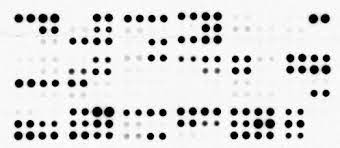
#> input picture test_dots.jpeg, 340 x 148 px
$ python 'Cytokine array quantification.py'
#> lines starting #> are read from the running program, lines starting #| are printed output that depends on the picture; after the words box and inside, x2 and y2 are one past the last pixel; in counts of white or black regions, pixels touching at a corner belong together
#!/usr/bin/env python
# coding: utf-8

# In[7]:


import cv2
import numpy as np
import pandas as pd
import sys
import matplotlib.pyplot as plt
from skimage import restoration
from sklearn.cluster import KMeans
from sklearn.linear_model import RANSACRegressor


np.set_printoptions(threshold=sys.maxsize)


# In[8]:


## Helper funcions
def load_and_convert_image(image_path):
    """Load image and convert to grayscale"""
#> called with image_path = './test_dots.jpeg'
    img = cv2.imread(image_path, cv2.IMREAD_GRAYSCALE)
#> img is the input picture: shape (148, 340); min 0, max 255, mean 220
    if img is None:
        raise ValueError("Image not found or could not be loaded. Check the file path.")
    print(f"Image loaded successfully. Shape: {img.shape}, dtype: {img.dtype}")
#| Image loaded successfully. Shape: (148, 340), dtype: uint8
    return img

def invert_image(img):
    """Invert image colors"""
    img_inv = cv2.bitwise_not(img)
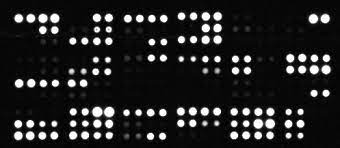
#> img_inv: shape (148, 340); min 0, max 255, mean 35
    return img_inv

def apply_blur(img, kernel_size=(3,3)):
    """Apply blur to image"""
#> called with kernel_size = (3, 3)
    return cv2.blur(img, kernel_size)
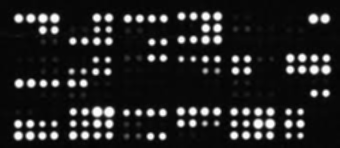
#> returned value: shape (148, 340); min 1, max 255, mean 35

def subtract_background(img, radius=25):
    """Subtract background using rolling ball algorithm"""
#> called with radius = 25
    background = restoration.rolling_ball(img, radius=radius)
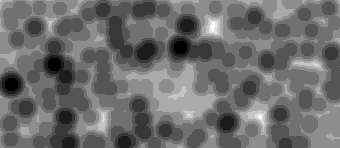
#> background: shape (148, 340); min 1, max 10, mean 4.83; drawn with min black and max white
    return img - background

def apply_thresholding(img, dot_diameter):
    """Apply adaptive thresholding to binarize image"""
#> called with dot_diameter = 10
    block_size = int(dot_diameter * 2) + 1  # Ensure odd number
    return cv2.adaptiveThreshold(img, 255,
                               cv2.ADAPTIVE_THRESH_GAUSSIAN_C,
                               cv2.THRESH_BINARY, block_size, 2)
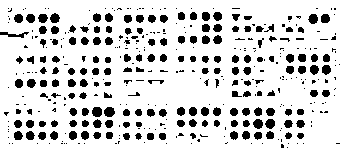
#> returned value: shape (148, 340); 83.4% white; 407 black regions (235 under 20 px), largest, box (x1, y1, x2, y2) and area: (104, 107, 115, 117) 87, (92, 107, 102, 117) 85, (0, 32, 29, 38) 84

def apply_morphological_cleanup(thresh_img):
    """Clean up image using morphological operations"""
    kernel = cv2.getStructuringElement(cv2.MORPH_ELLIPSE, (5,5))
    return cv2.morphologyEx(thresh_img, cv2.MORPH_CLOSE, kernel)
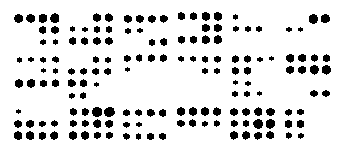
#> returned value: shape (148, 340); 87.4% white; 154 black regions (8 under 20 px), largest, box (x1, y1, x2, y2) and area: (104, 107, 115, 117) 85, (92, 107, 102, 117) 82, (253, 119, 263, 129) 75

def show_image(img, title="Image", cmap='gray', figsize=(8, 8)):
    """Helper function to display an image"""
    plt.figure(figsize=figsize)
    plt.imshow(img, cmap=cmap)
    plt.title(title)
    plt.axis('off')
    plt.show()

def create_results_dataframe(results):
    """Create and normalize results dataframe"""
    df = pd.DataFrame(results)
    if len(df) > 0:
        df['normalized_density'] = df.integrated_density / df.integrated_density.max()
    else:
        df['normalized_density'] = np.nan
    return df


# In[9]:


## Grid Detection Functions
def detect_grid_lines(binary_img, expected_rows=14, expected_cols=26, min_distance=8, smoothing_window=5, regularize_peaks=False, debug=False):
    """
    Detect grid lines using projection profiles

    Parameters:
    -----------
    binary_img : numpy.ndarray
        Binary image with dots (white) on background (black)
    expected_rows : int
        Expected number of rows in the grid
    expected_cols : int
        Expected number of columns in the grid
    min_distance : int
        Minimum distance between peaks (grid lines)
    smoothing_window : int
        Window sie for smoothing projection profiles
    debug : bool
        If True, show debug visualizations

    Returns:
    --------
    row_peaks : numpy.ndarray
        Y-coordinates of detected row centers
    col_peaks : numpy.ndarray
        X-coordinates of detected column centers
    """
#> called with expected_rows = 11, expected_cols = 25, min_distance = 8, smoothing_window = 5, regularize_peaks = False, debug = True
    # Calculate projection profiles
    row_profile = np.sum(binary_img, axis=1)  # Sum across rows (horizontal projection)
#> row_profile = 148 values, max 86700 at index 0, min 48960 at index 112, mean 75736.7
    col_profile = np.sum(binary_img, axis=0)  # Sum across columns (vertical projection)
#> col_profile = 340 values, max 37740 at index 0, min 20655 at index 96, mean 32967.8

    # Smooth the profiles to reduce noise
    from scipy.signal import savgol_filter
    if len(row_profile) > smoothing_window:
        row_profile_smooth = savgol_filter(row_profile, smoothing_window, 3)
#> row_profile_smooth = 148 values, max 87355.7 at index 118, min 48537.4 at index 111, mean 75736.7
        col_profile_smooth = savgol_filter(col_profile, smoothing_window, 3)
#> col_profile_smooth = 340 values, max 38264.6 at index 78, min 21310.7 at index 96, mean 32967.8
    else:
        row_profile_smooth = row_profile
        col_profile_smooth = col_profile

    # Detect peaks in the profiles
    from scipy.signal import find_peaks
    row_peaks, _ = find_peaks(row_profile_smooth, distance=min_distance)
#> row_peaks = [10, 24, 34, 52, 63, 75, 88, 105, 118, 129, 141]
    col_peaks, _ = find_peaks(col_profile_smooth, distance=min_distance)
#> col_peaks = 25 values from 12 to 332


    if regularize_peaks:
        row_peaks = regularize_peaks(row_peaks, expected_rows)
        col_peaks = regularize_peaks(col_peaks, expected_cols)

    # Ensure we have exactly the expected number of peaks
    row_peaks = np.sort(row_peaks)[:expected_rows]
    col_peaks = np.sort(col_peaks)[:expected_cols]


    # If too many or too few peaks are found, try adaptive thresholding
    if len(row_peaks) < expected_rows or len(row_peaks) > expected_rows * 1.5:
        # Sort peaks by prominence and take the top expected_rows
        row_peaks, properties = find_peaks(row_profile_smooth, distance=min_distance, height=0)
        if len(row_peaks) >= expected_rows:
            # Sort by peak height
            sorted_indices = np.argsort(-properties["peak_heights"])
            row_peaks = row_peaks[sorted_indices[:expected_rows]]
            row_peaks = np.sort(row_peaks)  # Sort by position again

    if len(col_peaks) < expected_cols or len(col_peaks) > expected_cols * 1.5:
        # Sort peaks by prominence and take the top expected_cols
        col_peaks, properties = find_peaks(col_profile_smooth, distance=min_distance, height=0)
        if len(col_peaks) >= expected_cols:
            # Sort by peak height
            sorted_indices = np.argsort(-properties["peak_heights"])
            col_peaks = col_peaks[sorted_indices[:expected_cols]]
            col_peaks = np.sort(col_peaks)  # Sort by position again


    if debug:
        fig, axs = plt.subplots(2, 2, figsize=(15, 10))

        # Show horizontal projection profile
        axs[0, 0].plot(row_profile)
        axs[0, 0].plot(row_profile_smooth, 'r-')
        axs[0, 0].plot(row_peaks, row_profile_smooth[row_peaks], 'go')
        axs[0, 0].set_title(f"Horizontal Projection (Detected {len(row_peaks)} rows)")
        axs[0, 0].set_xlabel("Row Index")
        axs[0, 0].set_ylabel("Sum of Pixels")

        # Show vertical projection profile
        axs[0, 1].plot(col_profile)
        axs[0, 1].plot(col_profile_smooth, 'r-')
        axs[0, 1].plot(col_peaks, col_profile_smooth[col_peaks], 'go')
        axs[0, 1].set_title(f"Vertical Projection (Detected {len(col_peaks)} columns)")
        axs[0, 1].set_xlabel("Column Index")
        axs[0, 1].set_ylabel("Sum of Pixels")

        # Show the image with row lines
        axs[1, 0].imshow(binary_img, cmap='gray')
        for peak in row_peaks:
            axs[1, 0].axhline(y=peak, color='r', linewidth=1)
#> this loop made 11 passes
#> peak on passes 1 to 8: 10, 24, 34, 52, 63, 75, 88, 105
        axs[1, 0].set_title("Detected Row Lines")

        # Show the image with column lines
        axs[1, 1].imshow(binary_img, cmap='gray')
        for peak in col_peaks:
            axs[1, 1].axvline(x=peak, color='b', linewidth=1)
#> this loop made 25 passes
#> peak on passes 1 to 8: 12, 24, 37, 48, 60, 78, 90, 102
        axs[1, 1].set_title("Detected Column Lines")

        plt.tight_layout()
        plt.show()
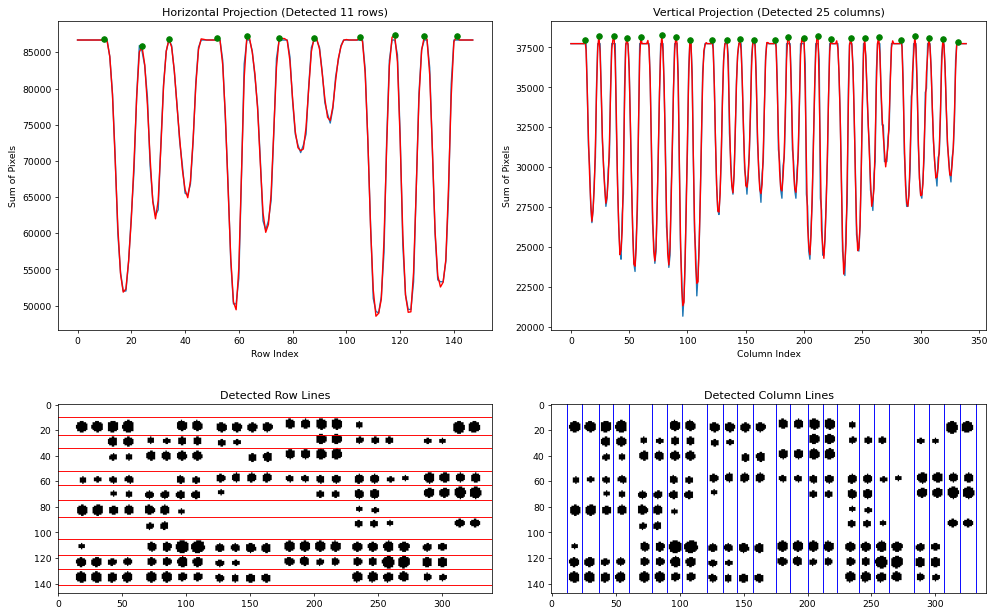
#> figure drawn by matplotlib, 4 panels; panel 1: curve peaks at x = 0, y = 86700; panel 1: curve peaks at x = 118, y = 87355.7; panel 1: curve peaks at x = 118, y = 87355.7; panel 2: curve peaks at x = 0, y = 37740


    return row_peaks, col_peaks

# [15 lines left out: function regularize_peaks, not called in this run]

def create_grid_from_peaks(row_peaks, col_peaks):
    """
    Create grid coordinates from detected row and column peaks

    Parameters:
    -----------
    row_peaks : numpy.ndarray
        Y-coordinates of detected rows
    col_peaks : numpy.ndarray
        X-coordinates of detected columns

    Returns:
    --------
    grid_coords : numpy.ndarray
        Array of shape (len(row_peaks)*len(col_peaks), 2) containing (x,y) coordinates
        of all grid points
    """
    # Create meshgrid from peak positions
    col_mesh, row_mesh = np.meshgrid(col_peaks, row_peaks)

    # Combine into grid coordinates
    grid_coords = np.column_stack((col_mesh.flatten(), row_mesh.flatten()))

    return grid_coords

# [53 lines left out: function fit_grid_to_dots, not called in this run]

def measure_grid_cell_intensities_by_gridlines(img_subtracted, row_peaks, col_peaks):
    """
    Measure intensities in grid cells where the grid lines themselves serve as boundaries

    Parameters:
    -----------
    img_subtracted : numpy.ndarray
        Background-subtracted image for intensity measurements
    row_peaks : numpy.ndarray
        Y-coordinates of detected row centers/grid lines
    col_peaks : numpy.ndarray
        X-coordinates of detected column centers/grid lines

    Returns:
    --------
    results : list of dict
        List of dictionaries containing cell measurements
    """
    results = []

    # We need at least 2 rows and 2 columns to form a cell
    if len(row_peaks) < 2 or len(col_peaks) < 2:
        return results

    # Measure intensity in each cell formed by four grid lines
    for row_idx in range(len(row_peaks) - 1):
        for col_idx in range(len(col_peaks) - 1):
            # Get cell boundaries directly from grid lines
            y1 = row_peaks[row_idx]     # top boundary = current row grid line
            y2 = row_peaks[row_idx + 1] # bottom boundary = next row grid line
            x1 = col_peaks[col_idx]     # left boundary = current column grid line
            x2 = col_peaks[col_idx + 1] # right boundary = next column grid line

            # Cell center is midpoint of the four grid lines
            x_center = (x1 + x2) // 2
            y_center = (y1 + y2) // 2

            # Extract cell region (the area between grid lines)
            cell_region = img_subtracted[y1:y2, x1:x2]

            # Skip if cell is empty (this shouldn't happen with valid grid lines)
            if cell_region.size == 0:
                continue

            # Calculate metrics
            integrated_density = np.sum(cell_region)
            mean_intensity = np.mean(cell_region)
            cell_area = cell_region.size

            # Store results - note the row/col indices are 1-based for consistency
            results.append({
                "row": row_idx + 1,
                "col": col_idx + 1,
                "x": x_center,
                "y": y_center,
                "x1": x1,
                "y1": y1,
                "x2": x2,
                "y2": y2,
                "integrated_density": integrated_density,
                "mean_intensity": mean_intensity,
                "cell_area": cell_area
            })

    return results


# In[ ]:


# In[10]:


## Visualization Functions
def visualize_grid_only(img_subtracted, row_peaks, col_peaks, line_thickness=1, figsize=(15, 15)):
    """
    Visualize just the grid lines overlaid on the background-subtracted image

    Parameters:
    -----------
    img_subtracted : numpy.ndarray
        Background-subtracted image
    row_peaks : numpy.ndarray
        Y-coordinates of row centers
    col_peaks : numpy.ndarray
        X-coordinates of column centers
    line_thickness : int
        Thickness of grid lines
    figsize : tuple
        Figure size for matplotlib display
    """
    # Make sure we're working with a copy to preserve the original
    img_for_display = img_subtracted.copy()

    # Convert to color image for overlaying white grid lines
    vis_img = cv2.cvtColor(img_for_display, cv2.COLOR_GRAY2BGR)

    # Draw grid lines directly on the image (white color)
    for y in row_peaks:
        cv2.line(vis_img, (0, int(y)), (vis_img.shape[1], int(y)), (255, 255, 255), line_thickness)

    for x in col_peaks:
        cv2.line(vis_img, (int(x), 0), (int(x), vis_img.shape[0]), (255, 255, 255), line_thickness)

    # Display the result using matplotlib
    plt.figure(figsize=figsize)
    plt.imshow(cv2.cvtColor(vis_img, cv2.COLOR_BGR2RGB))
    plt.title(f"Grid Lines ({len(row_peaks)}×{len(col_peaks)} grid)")
    plt.axis('off')
    plt.tight_layout()
    plt.show()

    return vis_img

def visualize_grid_with_values(img_subtracted, row_peaks, col_peaks, df, figsize=(30, 30)):
    """
    Visualize grid with integrated density values and proper labeling

    Parameters:
    -----------
    img_subtracted : numpy.ndarray
        Background-subtracted image
    row_peaks : numpy.ndarray
        Y-coordinates of row centers (including border)
    col_peaks : numpy.ndarray
        X-coordinates of column centers (including border)
    df : pandas.DataFrame
        DataFrame containing measurement results
    figsize : tuple
        Figure size for visualization
    """
    plt.figure(figsize=figsize)
    plt.imshow(img_subtracted, cmap='gray')

    # Draw grid lines through the centers (matching visualize_grid_only)
    for y in row_peaks:
        plt.axhline(y=y, color='white', alpha=0.7, linewidth=1)
    for x in col_peaks:
        plt.axvline(x=x, color='white', alpha=0.7, linewidth=1)

    # Annotate values with proper indexing
    for _, row in df.iterrows():
        try:
            # Convert 1-based indices to 0-based for array access
            row_idx = int(row['row']) - 1
            col_idx = int(row['col']) - 1

            # Check array bounds
            if row_idx < 0 or row_idx >= len(row_peaks) or col_idx < 0 or col_idx >= len(col_peaks):
                continue

            # Get cell center from the peaks arrays
            x_center = col_peaks[col_idx]
            y_center = row_peaks[row_idx]

            # Add annotation
            plt.text(x_center, y_center, f"{row['integrated_density']:.0f}",
                     color='yellow', fontsize=8, ha='center', va='center',
                     bbox=dict(facecolor='black', alpha=0.5, edgecolor='none', boxstyle='round,pad=0.2'))
        except (ValueError, KeyError, IndexError) as e:
            # Skip any problematic entries and print debug info
            print(f"Skipping label at row={row['row']}, col={row['col']}: {e}")
            continue

    # Add row labels (a-j)
    for i in range(min(10, len(row_peaks))):
        y = row_peaks[i]
        plt.text(-20, y, chr(97 + i),  # 97 = 'a' in ASCII
                 color='white', fontsize=12, ha='right', va='center')

    # Add column labels (1-24)
    for j in range(min(24, len(col_peaks))):
        x = col_peaks[j]
        plt.text(x, -20, str(j+1),
                 color='white', fontsize=12, ha='center', va='bottom')

    plt.title("Dot Blot Analysis - Grid with Integrated Density Values")
    plt.axis('off')
    plt.show()

def print_cytokine_array_results(df, metric="integrated_density", filter_borders=False):
    """
    Print the cytokine array results in a clean table format:
    - Rows labeled as letters (starting from 'a')
    - Columns labeled as numbers (starting from 1)
    - Option to include or exclude border cells

    Parameters:
    -----------
    df : pandas.DataFrame
        DataFrame containing


    metric : str
        Name of the metric to display (default: "integrated_density")
    filter_borders : bool
        Whether to filter out border cells (first/last row, first/last column)
    """
    # Get the grid dimensions
    max_row = df['row'].max()
    max_col = df['col'].max()

    # Print grid dimensions for debugging
    print(f"Original grid: {max_row} rows × {max_col} columns")

    # Filter borders only if requested
    if filter_borders:
        inner_df = df[(df['row'] > 1) & (df['row'] < max_row) &
                      (df['col'] > 1) & (df['col'] < max_col)].copy()
    else:
        inner_df = df.copy()  # Use all rows and columns

    # Map row numbers to letters (starting with 'a' for row 1)
    # Row 1 → 'a', Row 2 → 'b', etc.
    row_labels = {i: chr(97 + (i-1)) for i in range(1, max_row+1)}
    inner_df['row_label'] = inner_df['row'].map(row_labels)

    # Use actual column numbers (starting with 1)
    inner_df['col_label'] = inner_df['col']

    # Reshape the data for pretty printing
    pivot_table = inner_df.pivot(index='row_label', columns='col_label', values=metric)

    # Print dimensions of data
    print(f"Display grid: {len(pivot_table.index)} rows × {len(pivot_table.columns)} columns")

    # Print header
    print(f"\nCytokine Array {metric.replace('_', ' ').title()} Values:")
    print("-" * 100)  # Wider separator for more columns

    # Print column headers with better spacing
    header = "     "
    for col in sorted(pivot_table.columns):
        header += f"{col:8d}"
    print(header)
    print("-" * 100)  # Wider separator for more columns

    # Print each row with row label (sort alphabetically)
    for row_label in sorted(pivot_table.index):
        row_data = pivot_table.loc[row_label]
        row_str = f"{row_label:3s} | "
        for col in sorted(pivot_table.columns):
            row_str += f"{row_data[col]:8.0f}"
        print(row_str)

    print("-" * 100)  # Wider separator for more columns


# In[11]:


def analyze_dot_blot(image_path,
                    # Basic settings
                    dot_diameter=10,
                    expected_rows=11,
                    expected_cols=23,

                    # Image processing settings
                    background_radius=25,
                    blur_kernel_size=(3,3),

                    # Grid detection settings
                    min_peak_distance=8,
                    peak_smoothing_window=5,
                    regularize_grid=False,

                    # Visualization settings
                    show_density_values=True,

                    line_thickness=1,
                    debug_grid=True):
    """
    Analyze cytokine dot blot images with automated grid detection and quantification.

    Parameters:
    -----------
    image_path : str
        Path to the input image file

    # Basic settings
    dot_diameter : int
        Approximate diameter of dots in pixels
    expected_rows : int
        Expected number of rows in the grid
    expected_cols : int
        Expected number of columns in the grid

    # Image processing settings
    background_radius : int
        Radius for rolling ball background subtraction (larger = remove larger features)
    blur_kernel_size : tuple
        Size of blur kernel (width, height) for noise reduction

    # Grid detection settings
    min_peak_distance : int
        Minimum distance between detected peaks in grid detection
    peak_smoothing_window : int
        Window size for smoothing projection profiles
    regularize_grid : bool
        Whether to regularize grid lines to more uniform spacing

    # Visualization settings
    show_density_values : bool
        Whether to display visualization with density values
    line_thickness : int
        Thickness of grid lines in visualization
    debug_grid : bool
        Whether to show debug visualizations for grid detection

    Returns:
    --------
    df : pandas.DataFrame
        DataFrame containing measured values for each cell in the grid
    """
    # Print analysis parameters
    print(f"Analyzing dot blot with {expected_rows}×{expected_cols} grid, dot diameter: {dot_diameter}px")
    print(f"Background radius: {background_radius}, blur kernel: {blur_kernel_size}")

    # 1. Load and convert image
    img = load_and_convert_image(image_path)
    show_image(img, "Original Image")

    # 2. Invert image colors (dots become white on black background)
    img_inv = invert_image(img)

    # 3. Apply blur to reduce noise
    img_blurred = apply_blur(img_inv, kernel_size=blur_kernel_size)

    # 4. Subtract background for more uniform processing
    img_subtracted = subtract_background(img_blurred, radius=background_radius)
    show_image(img_subtracted, "Background-Subtracted Image")

    # 5. Apply thresholding to create binary image
    binary_img = apply_thresholding(img, dot_diameter)
    show_image(binary_img, "Thresholded Image")

    # 6. Apply morphological cleanup to reduce noise
    binary_img = apply_morphological_cleanup(binary_img)

    # 7. Since we want to use our custom grid detection parameters,
    # call detect_grid_lines directly rather than through fit_grid_to_dots
    row_peaks, col_peaks = detect_grid_lines(
        binary_img,
        expected_rows=expected_rows,
        expected_cols=expected_cols,
        min_distance=min_peak_distance,
        smoothing_window=peak_smoothing_window,
        regularize_peaks=regularize_grid,
        debug=debug_grid
    )
#> row_peaks = [10, 24, 34, 52, 63, 75, 88, 105, 118, 129, 141]; col_peaks = 25 values from 12 to 332

    # Create the grid structure (equivalent to what fit_grid_to_dots would return)
    grid_coords = create_grid_from_peaks(row_peaks, col_peaks)
#> (the rest of the program and of its run is left out)
